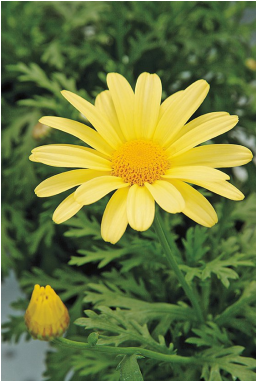
#> input picture flower.png, 256 x 382 px
$ jupyter execute 'Question 9.ipynb'
#> lines starting #> are read from the running program, lines starting #| are printed output that depends on the picture
[cell 1]
import numpy as np
import cv2
from matplotlib import pyplot as plt

image = cv2.imread('flower.png')
#> image is the input picture: shape (382, 256, 3); mean B, G, R 61.5, 120.7, 109
mask = np.zeros(image.shape[:2], np.uint8)
backgroundModel = np.zeros((1, 65), np.float64)
foregroundModel = np.zeros((1, 65), np.float64)
rectangle = (25, 50, 400, 200)
cv2.grabCut(image, mask, rectangle,backgroundModel, foregroundModel,3, cv2.GC_INIT_WITH_RECT)
mask2 = np.where((mask == 2) | (mask == 0), 0, 1).astype('uint8')
Fore_img = image * mask2[:, :, np.newaxis]
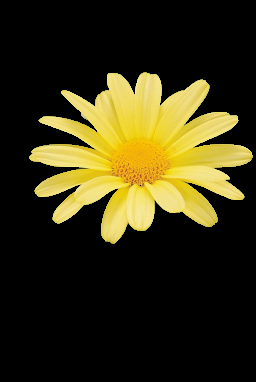
#> Fore_img: shape (382, 256, 3); mean B, G, R 18.6, 47.2, 52.8
Back_img = image * (1 - mask2[:, :, np.newaxis])
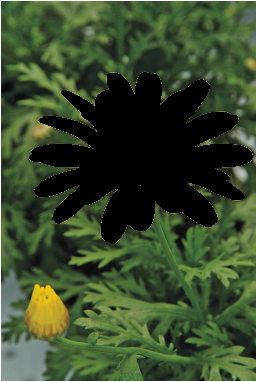
#> Back_img: shape (382, 256, 3); mean B, G, R 42.8, 73.5, 56.2
blurred_back = cv2.blur(Back_img, (3,3))
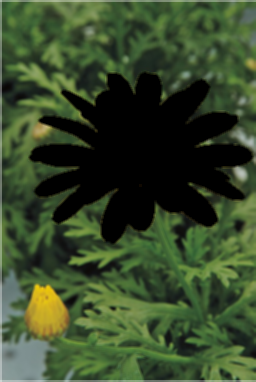
#> blurred_back: shape (382, 256, 3); mean B, G, R 42.3, 73, 55.6
final_img = Fore_img + blurred_back
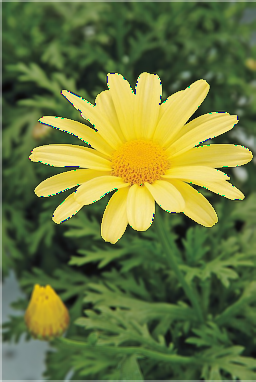
#> final_img: shape (382, 256, 3); mean B, G, R 60.9, 119.7, 107.4

plt.figure(figsize=(15, 5))
plt.subplot(1, 4, 1)
plt.imshow(cv2.cvtColor(image, cv2.COLOR_BGR2RGB))
plt.title("Original Image")

plt.subplot(1, 4, 2)
plt.imshow(mask2, cmap='gray')
plt.title("Segmentation Mask")

plt.subplot(1, 4, 3)
plt.imshow(cv2.cvtColor(Fore_img, cv2.COLOR_BGR2RGB))
plt.title("Foreground")

plt.subplot(1, 4, 4)
plt.imshow(cv2.cvtColor(Back_img, cv2.COLOR_BGR2RGB))
plt.title("Background")

plt.show()
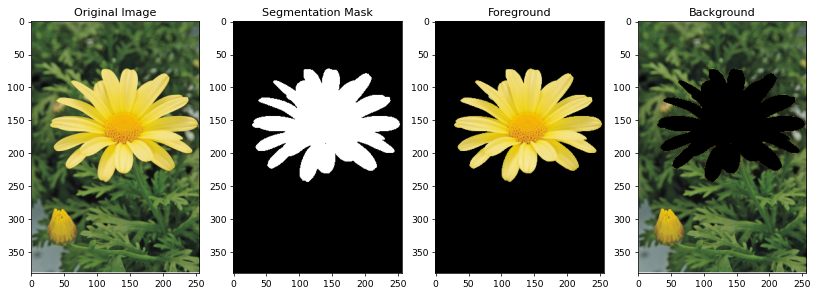
#> figure drawn by matplotlib, 4 panels

plt.figure(figsize=(12, 5))
plt.subplot(1, 2, 1)
plt.imshow(cv2.cvtColor(image, cv2.COLOR_BGR2RGB))
plt.title("Original Image")

plt.subplot(1, 2, 2)
plt.imshow(cv2.cvtColor(final_img, cv2.COLOR_BGR2RGB))
plt.title("Enhanced Image")

plt.show()
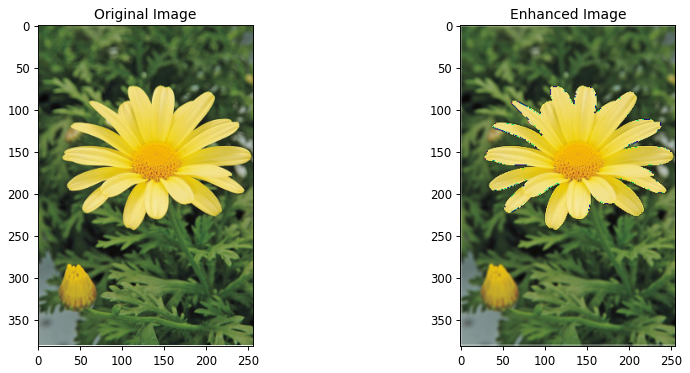
#> figure drawn by matplotlib, 2 panels
